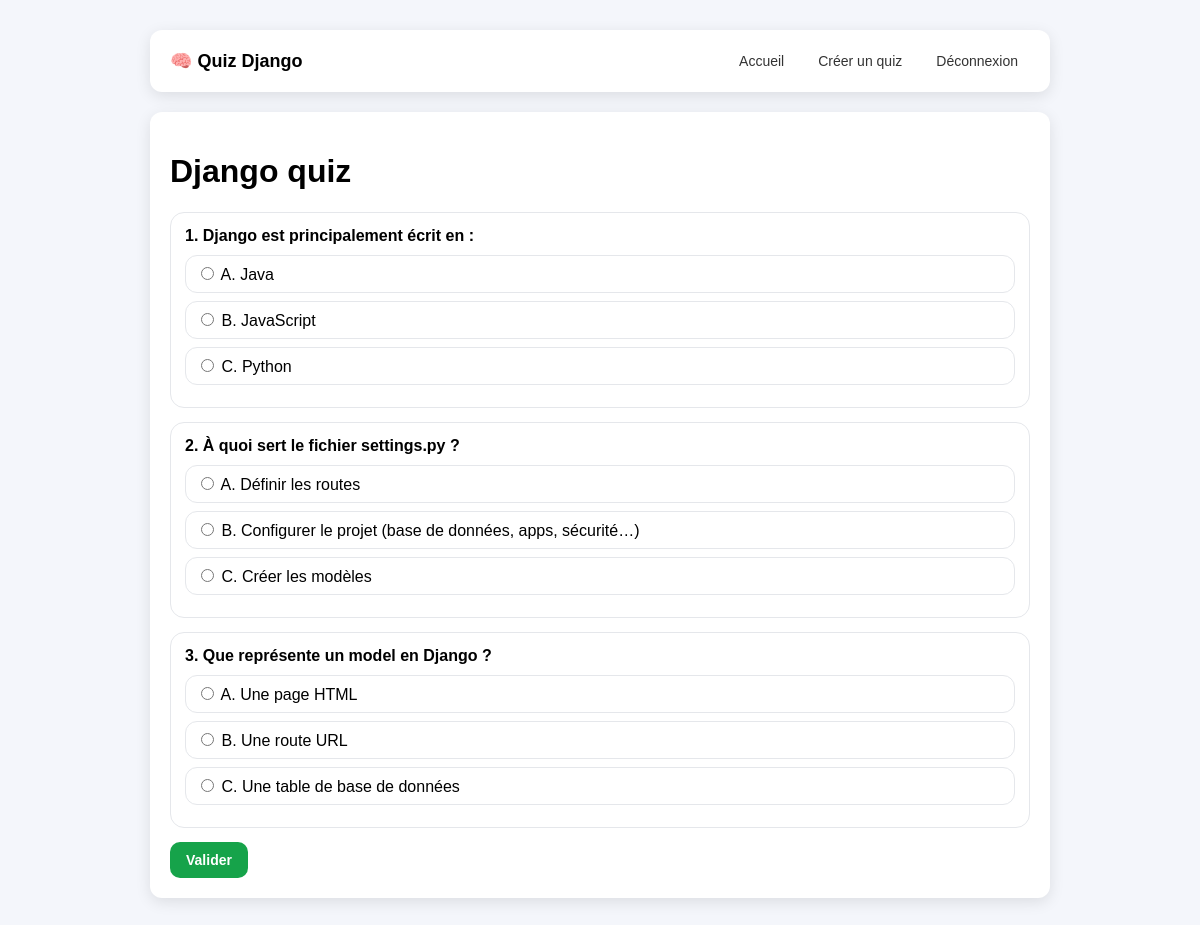
The page /quiz/3/take/ (signed in) on the database its author committed.
### quiz/models.py (models this page shows, shortened)
class Quiz(models.Model):
    title = models.CharField(max_length=200)
    description = models.TextField(blank=True)
    created_by = models.ForeignKey(
        settings.AUTH_USER_MODEL, on_delete=models.CASCADE, related_name="quizzes"
    )
    created_at = models.DateTimeField(auto_now_add=True)

class Question(models.Model):
    quiz = models.ForeignKey(Quiz, on_delete=models.CASCADE, related_name="questions")
    text = models.CharField(max_length=500)

class Choice(models.Model):
    question = models.ForeignKey(Question, on_delete=models.CASCADE, related_name="choices")
    text = models.CharField(max_length=300)
    is_correct = models.BooleanField(default=False)

### quiz/views.py (the view, shortened to what this page needs)
# urls.py: path("<int:quiz_id>/take/", views.take_quiz, name="take_quiz"),
@login_required
def take_quiz(request, quiz_id):
    quiz = get_object_or_404(Quiz, id=quiz_id)
    questions = quiz.questions.prefetch_related("choices").all()
    return render(request, "quiz/take_quiz.html", {
        "quiz": quiz,
        "questions": questions
    })

### quiz/templates/quiz/take_quiz.html (shortened to what this page needs)
{% extends "quiz/base.html" %}
{% block content %}
  <h1>{{ quiz.title }}</h1>
  <form method="post">
    {% for q in questions %}
      <div style="margin:14px 0; padding:14px; border:1px solid #e5e7eb; border-radius:14px;">
        <b>{{ forloop.counter }}. {{ q.text }}</b>
        <div style="margin-top:10px;">
          {% for c in q.choices.all %}
            <label style="display:block; padding:8px 10px; border:1px solid #e5e7eb; border-radius:12px; margin:8px 0;">
              <input type="radio"
                     name="question_{{ q.id }}"
                     value="{{ c.id }}"
                     required>
              {{ c.text }}
            </label>
          {% empty %}
            <p class="muted">Aucun choix pour cette question.</p>
          {% endfor %}
        </div>
      </div>
    {% empty %}
      <p class="muted">Aucune question dans ce quiz.</p>
    {% endfor %}
    <button class="btn btn-success" type="submit">Valider</button>
  </form>
{% endblock %}

### quiz/templates/quiz/base.html (shortened to what this page needs)
<!doctype html>
<html lang="fr">
<head>
</head>
<body>
  <div class="container">
    <div class="topbar">
      <div class="brand">🧠 Quiz Django</div>
     <div class="nav">
  <a href="{% url 'quiz_list' %}">Accueil</a>
  <a href="{% url 'quiz_create_full' %}">Créer un quiz</a>
  <form method="post" action="{% url 'logout' %}" style="display:inline;">
    <button type="submit">Déconnexion</button>
  </form>
</div>
    </div>
    <div class="card">
      {% block content %}{% endblock %}
    </div>
  </div>
</body>
</html>

### quiz/templates/quiz/base.html (style rules this page uses)
body { margin:0; font-family: Arial, Helvetica, sans-serif; background:#f4f6fb; }
.container { max-width:900px; margin:30px auto; padding:0 15px; }
.topbar { background:white; padding:15px 20px; border-radius:12px; display:flex; justify-content:space-between; align-items:center; box-shadow:0 4px 15px rgba(0,0,0,.1); }
.brand { font-weight:bold; font-size:18px; }
.nav { display:flex; align-items:center; gap:10px; }
.nav a, .nav button { background:none; border:none; padding:8px 12px; border-radius:8px; cursor:pointer; font-size:14px; text-decoration:none; color:#333; }
.card { margin-top:20px; background:white; padding:20px; border-radius:12px; box-shadow:0 4px 15px rgba(0,0,0,.1); }
.btn { display: inline-flex; align-items: center; gap: 6px; padding: 10px 16px; border-radius: 10px; border: none; font-size: 14px; font-weight: 600; cursor: pointer; text-decoration: none; transition: all 0.2s ease; }
.btn-success { background: #16a34a; color: white; }

### rows shown on the page
Quiz: title "Django quiz"
Question: text "Django est principalement écrit en :"
Choice: text "A. Java"
Choice: text "B. JavaScript"
Choice: text "C. Python"
Question: text "À quoi sert le fichier settings.py ?"
Choice: text "A. Définir les routes"
Choice: text "B. Configurer le projet (base de données, apps, sécurité…)"
Choice: text "C. Créer les modèles"
Question: text "Que représente un model en Django ?"
Choice: text "A. Une page HTML"
Choice: text "B. Une route URL"
Choice: text "C. Une table de base de données"
